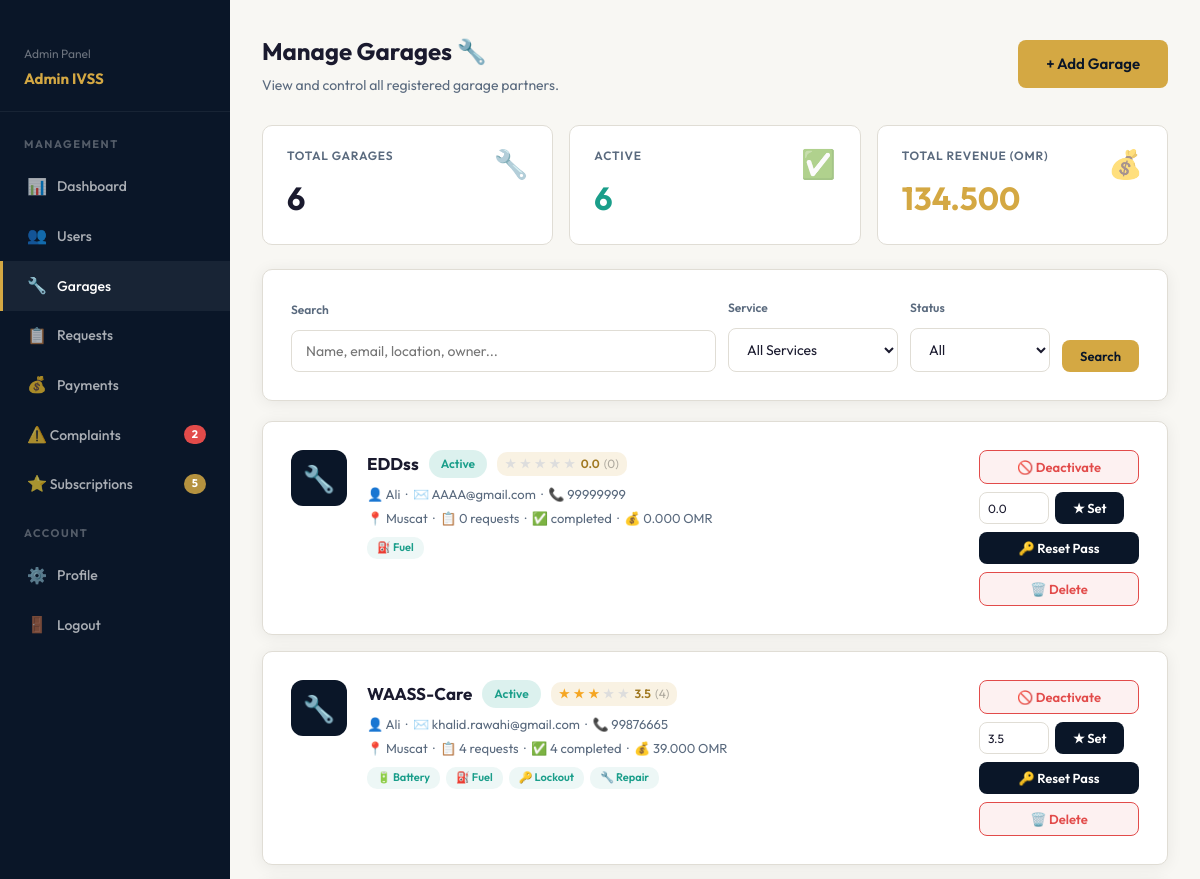
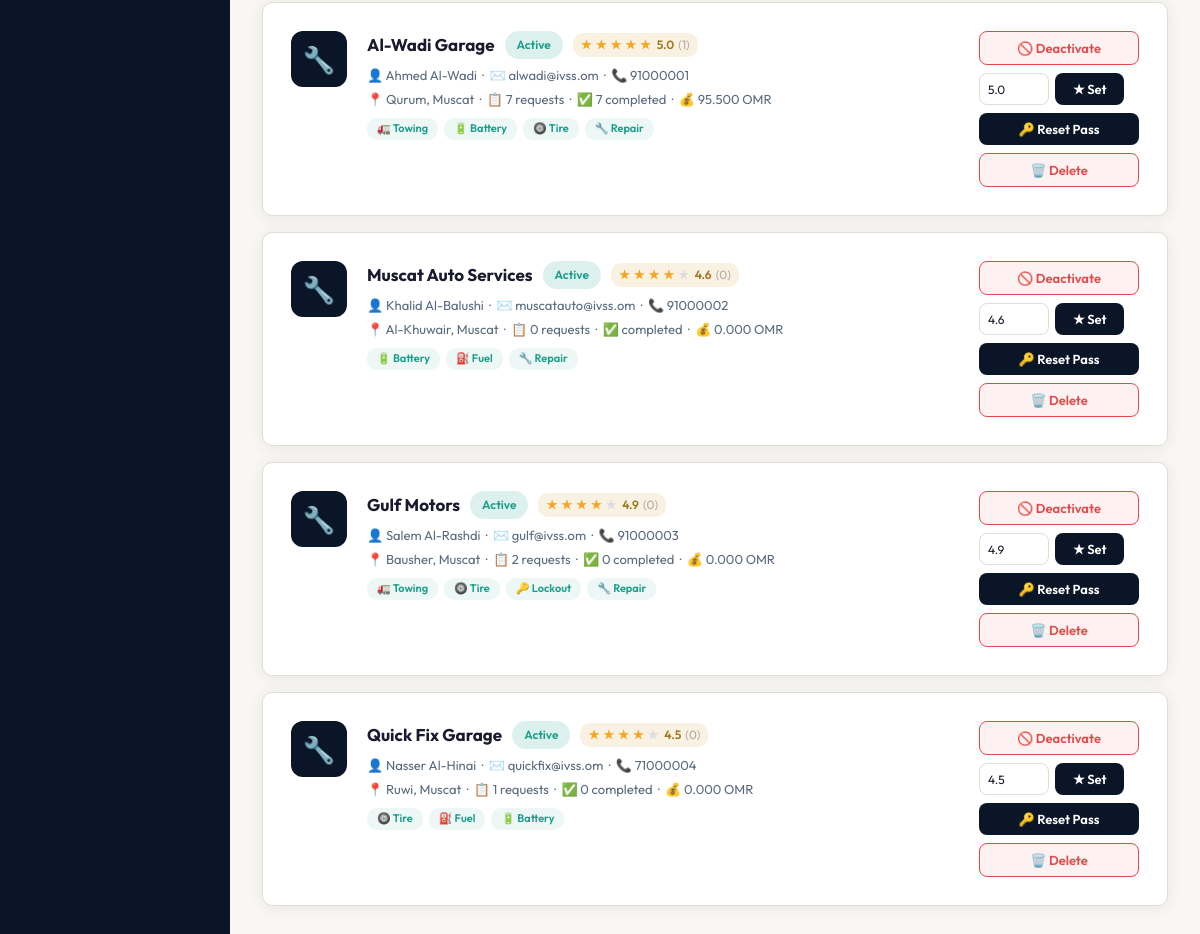
Screenshot of /admin/garages_admin.php (signed in) with the database file from the repository (2 pictures, top to bottom).
### tables this page shows
CREATE TABLE IF NOT EXISTS `garages` (
  `garage_id` int NOT NULL AUTO_INCREMENT,
  `owner_name` varchar(150) NOT NULL,
  `garage_name` varchar(200) NOT NULL,
  `email` varchar(150) NOT NULL,
  `phone` int UNSIGNED NOT NULL,
  `password` varchar(255) NOT NULL,
  `location` varchar(255) NOT NULL,
  `latitude` decimal(10,7) DEFAULT NULL,
  `longitude` decimal(10,7) DEFAULT NULL,
  `services` text COMMENT 'Comma-separated list of offered services',
  `is_active` tinyint(1) DEFAULT '1',
  `rating` decimal(3,2) DEFAULT '0.00',
  `created_at` timestamp NULL DEFAULT CURRENT_TIMESTAMP,
  PRIMARY KEY (`garage_id`),
  UNIQUE KEY `email` (`email`)
);

### includes/config.php (called while the page is built, shortened)
<?php
function sanitize($input)
{
    return htmlspecialchars(strip_tags(trim($input)), ENT_QUOTES, 'UTF-8');
}

### admin/garages_admin.php (the view, shortened to what this page needs)
<?php
require_once __DIR__ . '/../includes/config.php';
$db = getDB();
$search  = sanitize($_GET['search']  ?? '');
$sql    = "SELECT g.*,
                  COUNT(DISTINCT r.request_id) AS total_requests,
                  SUM(r.status='completed')     AS completed,
                  COALESCE(SUM(p.amount),0)     AS revenue,
                  (SELECT COUNT(*) FROM feedback f WHERE f.garage_id = g.garage_id) AS review_count
           FROM garages g
           LEFT JOIN service_requests r ON r.garage_id = g.garage_id
           LEFT JOIN payments p         ON p.request_id = r.request_id AND p.status='paid'";
$params = [];
$sql .= " GROUP BY g.garage_id ORDER BY g.created_at DESC";
$stmt = $db->prepare($sql);
$stmt->execute($params);
$garages = $stmt->fetchAll();
$totalGarages  = $db->query("SELECT COUNT(*) FROM garages")->fetchColumn();
$activeGarages = $db->query("SELECT COUNT(*) FROM garages WHERE is_active=1")->fetchColumn();
$totalRevenue  = $db->query("SELECT COALESCE(SUM(p.amount),0) FROM payments p WHERE p.status='paid'")->fetchColumn();
include __DIR__ . '/admin_header.php';
?>
<div class="dash-layout">
  <?php include __DIR__ . '/admin_sidebar.php'; ?>
  <div class="dash-content">
    <div class="dash-header">
      <div>
        <div class="dash-title">Manage Garages 🔧</div>
        <div class="dash-sub">View and control all registered garage partners.</div>
      </div>
      <a href="<?= SITE_URL ?>/pages/garage_register.php" class="btn btn-primary" target="_blank">+ Add Garage</a>
    </div>
    <div class="metric-grid" style="grid-template-columns:repeat(3,1fr);margin-bottom:24px;">
      <div class="metric-card"><div class="metric-icon">🔧</div><div class="metric-label">Total Garages</div><div class="metric-value"><?= $totalGarages ?></div></div>
      <div class="metric-card"><div class="metric-icon">✅</div><div class="metric-label">Active</div><div class="metric-value" style="color:var(--teal);"><?= $activeGarages ?></div></div>
      <div class="metric-card"><div class="metric-icon">💰</div><div class="metric-label">Total Revenue (OMR)</div><div class="metric-value" style="color:var(--gold);"><?= number_format($totalRevenue,3) ?></div></div>
    </div>
    <div class="card" style="margin-bottom:20px;">
      <form method="GET" style="display:flex;gap:12px;flex-wrap:wrap;align-items:flex-end;">
        <div class="form-group" style="flex:1;min-width:200px;margin:0;">
          <label style="font-size:12px;color:var(--muted);font-weight:600;">Search</label>
          <input type="text" name="search" class="form-control" placeholder="Name, email, location, owner..."
                 value="<?= htmlspecialchars($search) ?>" style="margin-top:4px;">
        </div>
        <div class="form-group" style="min-width:170px;margin:0;">
          <label style="font-size:12px;color:var(--muted);font-weight:600;">Service</label>
          <select name="service" class="form-control" style="margin-top:4px;">
            <option value="">All Services</option>
          </select>
        </div>
        <div class="form-group" style="min-width:140px;margin:0;">
          <label style="font-size:12px;color:var(--muted);font-weight:600;">Status</label>
          <select name="filter" class="form-control" style="margin-top:4px;">
            <option value="">All</option>
          </select>
        </div>
        <button type="submit" class="btn btn-primary btn-sm">Search</button>
      </form>
    </div>
    <?php if (empty($garages)): ?>
    <div class="card" style="text-align:center;padding:64px;">
      <div style="font-size:48px;margin-bottom:12px;">🔧</div>
      <p style="color:var(--muted);">No garages found matching your criteria.</p>
    </div>
    <?php else: ?>
    <div style="display:flex;flex-direction:column;gap:16px;">
      <?php foreach ($garages as $g):
        $services = array_filter(array_map('trim', explode(',', $g['services'] ?? '')));
        $svcIcons = ['towing'=>'🚛','battery'=>'🔋','tire'=>'🛞','fuel'=>'⛽','lockout'=>'🔑','repair'=>'🔧'];
      ?>
      <div class="card">
        <div style="display:flex;gap:20px;align-items:flex-start;flex-wrap:wrap;">
          <div style="width:56px;height:56px;border-radius:12px;background:<?= $g['is_active']?'var(--navy)':'rgba(0,0,0,0.05)' ?>;
                      display:flex;align-items:center;justify-content:center;font-size:26px;flex-shrink:0;">🔧</div>
          <div style="flex:1;min-width:220px;">
            <div style="display:flex;align-items:center;gap:10px;flex-wrap:wrap;margin-bottom:6px;">
              <span style="font-size:17px;font-weight:700;"><?= htmlspecialchars($g['garage_name']) ?></span>
              <span class="badge <?= $g['is_active']?'badge-accepted':'badge-cancelled' ?>">
                <?= $g['is_active']?'Active':'Inactive' ?>
              </span>
              <span style="background:rgba(212,168,67,0.15);color:#a07820;padding:2px 8px;border-radius:10px;font-size:12px;font-weight:600;display:inline-flex;align-items:center;gap:4px;">
                <?php
                  $gr = (float)$g['rating'];
                  for($s=1;$s<=5;$s++) echo '<span style="color:'.($s<=$gr?'#f5a623':'#ddd').';">★</span>';
                ?>
                <span style="margin-left:2px;"><?= number_format($g['rating'],1) ?></span>
                <span style="color:rgba(0,0,0,0.3);font-weight:400;">(<?= $g['review_count'] ?>)</span>
              </span>
            </div>
            <div style="font-size:13px;color:var(--muted);margin-bottom:4px;">
              👤 <?= htmlspecialchars($g['owner_name']) ?>
              &nbsp;·&nbsp; ✉️ <?= htmlspecialchars($g['email']) ?>
              &nbsp;·&nbsp; 📞 <?= htmlspecialchars($g['phone']) ?>
            </div>
            <div style="font-size:13px;color:var(--muted);margin-bottom:8px;">
              📍 <?= htmlspecialchars($g['location']) ?>
              &nbsp;·&nbsp; 📋 <?= $g['total_requests'] ?> requests
              &nbsp;·&nbsp; ✅ <?= $g['completed'] ?> completed
              &nbsp;·&nbsp; 💰 <?= number_format($g['revenue'],3) ?> OMR
            </div>
            <div style="display:flex;gap:6px;flex-wrap:wrap;">
              <?php foreach ($services as $s): ?>
              <span style="background:rgba(26,158,138,0.08);color:var(--teal);padding:2px 10px;border-radius:10px;font-size:11px;font-weight:600;">
                <?= ($svcIcons[$s]??'🔩').' '.ucfirst($s) ?>
              </span>
              <?php endforeach; ?>
            </div>
          </div>
          <div style="display:flex;flex-direction:column;gap:8px;flex-shrink:0;min-width:160px;">
            <form method="POST">
              <button class="btn btn-sm" style="width:100%;background:<?= $g['is_active']?'rgba(226,75,74,0.08)':'rgba(26,158,138,0.08)' ?>;color:<?= $g['is_active']?'var(--danger)':'var(--teal)' ?>;border:1px solid <?= $g['is_active']?'var(--danger)':'var(--teal)' ?>;">
                <?= $g['is_active']?'🚫 Deactivate':'✅ Activate' ?>
              </button>
            </form>
            <form method="POST" style="display:flex;gap:6px;">
              <input type="number" name="rating" step="0.1" min="0" max="5"
                     value="<?= number_format($g['rating'],1) ?>"
                     class="form-control" style="padding:5px 8px;font-size:12px;width:70px;">
              <button class="btn btn-dark btn-sm" style="white-space:nowrap;">★ Set</button>
            </form>
            <form method="POST">
              <button class="btn btn-dark btn-sm" style="width:100%;"
                      onclick="return confirm('Reset password for this garage?')">🔑 Reset Pass</button>
            </form>
            <form method="POST">
              <button class="btn btn-sm" style="width:100%;background:rgba(226,75,74,0.08);color:var(--danger);border:1px solid var(--danger);"
                      onclick="return confirm('Delete this garage permanently?')">🗑️ Delete</button>
            </form>
          </div>
        </div>
      </div>
      <?php endforeach; ?>
    </div>
    <?php endif; ?>
  </div>
</div>
<?php include __DIR__ . '/admin_footer.php'; ?>

### css/style.css (style rules this page uses)
*, *::before, *::after { margin: 0; padding: 0; box-sizing: border-box; }
:root { --navy: #0a1628; --navy2: #0d1f3c; --navy3: #112240; --gold: #d4a843; --gold2: #f0c060; --teal: #1a9e8a; --teal2: #22c4ab; --bg: #f8f7f3; --white: #ffffff; --text: #1a1a2e; --muted: #5a6a7e; --border: #e0ddd5; --danger: #e24b4a; --success: #1a9e8a; --warning: #d4a843; --radius: 10px; --shadow: 0 2px 16px rgba(0,0,0,0.07); }
html { scroll-behavior: smooth; }
body { font-family: 'Outfit', 'Tajawal', sans-serif; background: var(--bg); color: var(--text); line-height: 1.6; }
.card { background: var(--white); border: 1px solid var(--border); border-radius: var(--radius); padding: 28px; box-shadow: var(--shadow); }
.btn { display: inline-block; padding: 12px 28px; border-radius: 8px; font-size: 15px; font-weight: 600; text-decoration: none; cursor: pointer; border: none; font-family: inherit; transition: all 0.2s; text-align: center; }
.btn-primary { background: var(--gold); color: var(--navy); }
.btn-dark { background: var(--navy); color: var(--white); }
.btn-sm { padding: 8px 18px; font-size: 13px; }
.form-group { margin-bottom: 20px; }
.form-group label { display: block; font-size: 13px; font-weight: 600; color: var(--text); margin-bottom: 7px; }
.form-control { width: 100%; padding: 11px 14px; border: 1.5px solid var(--border); border-radius: 8px; font-size: 14px; font-family: inherit; color: var(--text); background: var(--white); transition: border-color 0.2s; outline: none; }
.badge { display: inline-block; padding: 4px 12px; border-radius: 20px; font-size: 12px; font-weight: 600; }
.badge-accepted { background: rgba(26,158,138,0.15); color: var(--teal); }
.dash-layout { display: flex; min-height: calc(100vh - 64px); }
.dash-content { flex: 1; padding: 32px; overflow-y: auto; }
.dash-header { display: flex; align-items: center; justify-content: space-between; margin-bottom: 28px; }
.dash-title { font-size: 24px; font-weight: 700; }
.dash-sub { font-size: 14px; color: var(--muted); margin-top: 4px; }
.metric-grid { display: grid; grid-template-columns: repeat(auto-fit, minmax(180px, 1fr)); gap: 16px; margin-bottom: 28px; }
.metric-card { background: var(--white); border: 1px solid var(--border); border-radius: var(--radius); padding: 20px 24px; }
.metric-label { font-size: 12px; font-weight: 600; color: var(--muted); text-transform: uppercase; letter-spacing: 0.8px; margin-bottom: 8px; }
.metric-value { font-size: 32px; font-weight: 700; color: var(--text); }
.metric-icon { font-size: 28px; float: right; margin-top: -4px; opacity: 0.6; }

### rows the page displays
garages: garage_name "EDDss", is_active "Active", rating "0.0", review_count "0", owner_name "Ali", email "AAAA@gmail.com", phone "99999999", location "Muscat", total_requests "0", revenue "0.000", services "⛽", services "Fuel"
garages: garage_name "WAASS-Care", is_active "Active", rating "3.5", review_count "4", owner_name "Ali", email "khalid.rawahi@gmail.com", phone "99876665", location "Muscat", total_requests "4", completed "4", revenue "39.000", services "🔋", services "Battery", services "⛽", services "Fuel", services "🔑", services "Lockout", services "🔧", services "Repair"
garages: garage_name "Al-Wadi Garage", is_active "Active", rating "5.0", review_count "1", owner_name "Ahmed Al-Wadi", email "alwadi@ivss.om", phone "91000001", location "Qurum, Muscat", total_requests "7", completed "7", revenue "95.500", services "🚛", services "Towing", services "🔋", services "Battery", services "🛞", services "Tire", services "🔧", services "Repair"
garages: garage_name "Muscat Auto Services", is_active "Active", rating "4.6", review_count "0", owner_name "Khalid Al-Balushi", email "muscatauto@ivss.om", phone "91000002", location "Al-Khuwair, Muscat", total_requests "0", revenue "0.000", services "🔋", services "Battery", services "⛽", services "Fuel", services "🔧", services "Repair"
garages: garage_name "Gulf Motors", is_active "Active", rating "4.9", review_count "0", owner_name "Salem Al-Rashdi", email "gulf@ivss.om", phone "91000003", location "Bausher, Muscat", total_requests "2", completed "0", revenue "0.000", services "🚛", services "Towing", services "🛞", services "Tire", services "🔑", services "Lockout", services "🔧", services "Repair"
garages: garage_name "Quick Fix Garage", is_active "Active", rating "4.5", review_count "0", owner_name "Nasser Al-Hinai", email "quickfix@ivss.om", phone "71000004", location "Ruwi, Muscat", total_requests "1", completed "0", revenue "0.000", services "🛞", services "Tire", services "⛽", services "Fuel", services "🔋", services "Battery"

### other values shown
$_SESSION['admin_name'] "Admin IVSS"
$_openComplaints "2"
$_unsubCount "5"
$totalGarages "6"
$activeGarages "6"
$totalRevenue "134.500"
